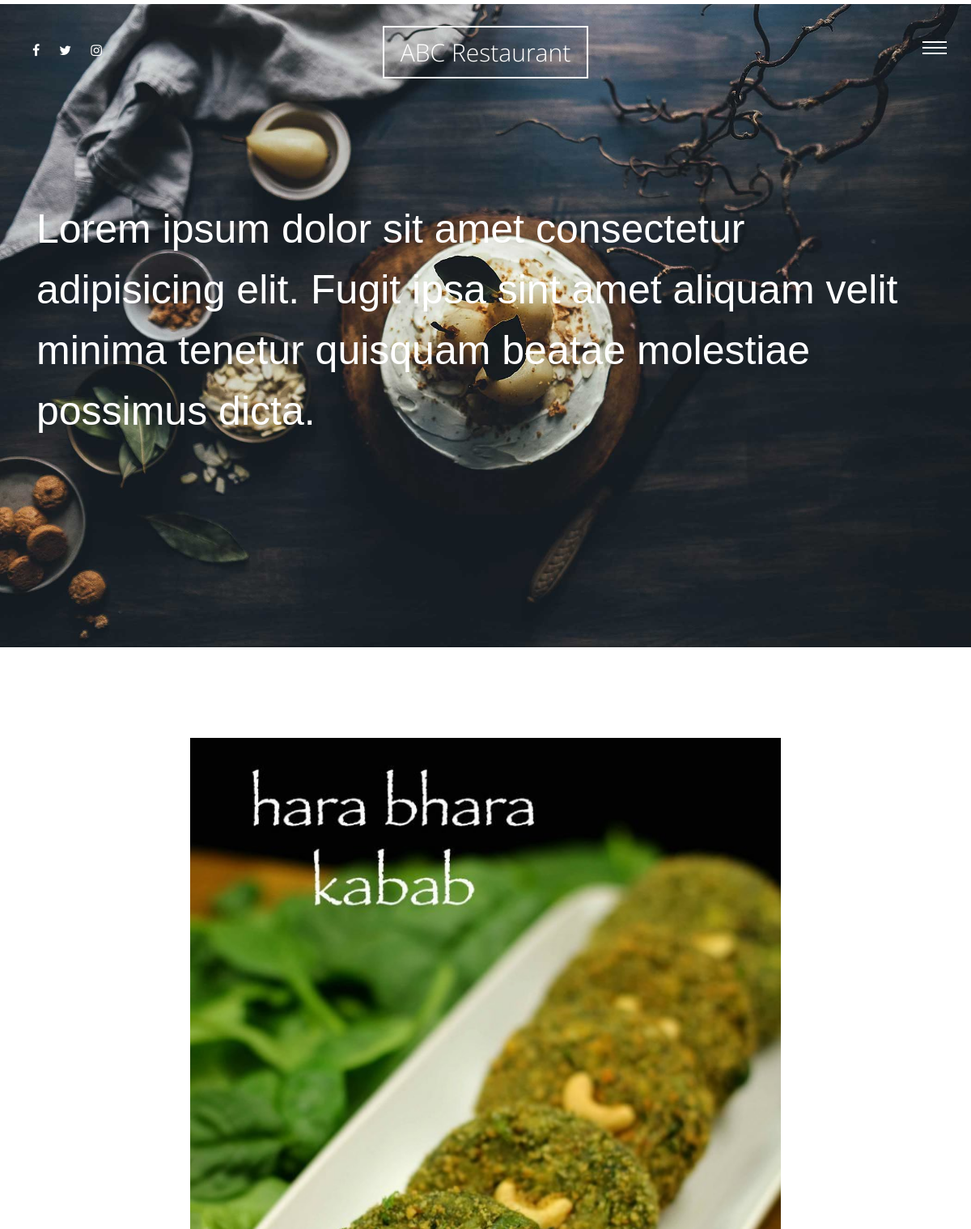
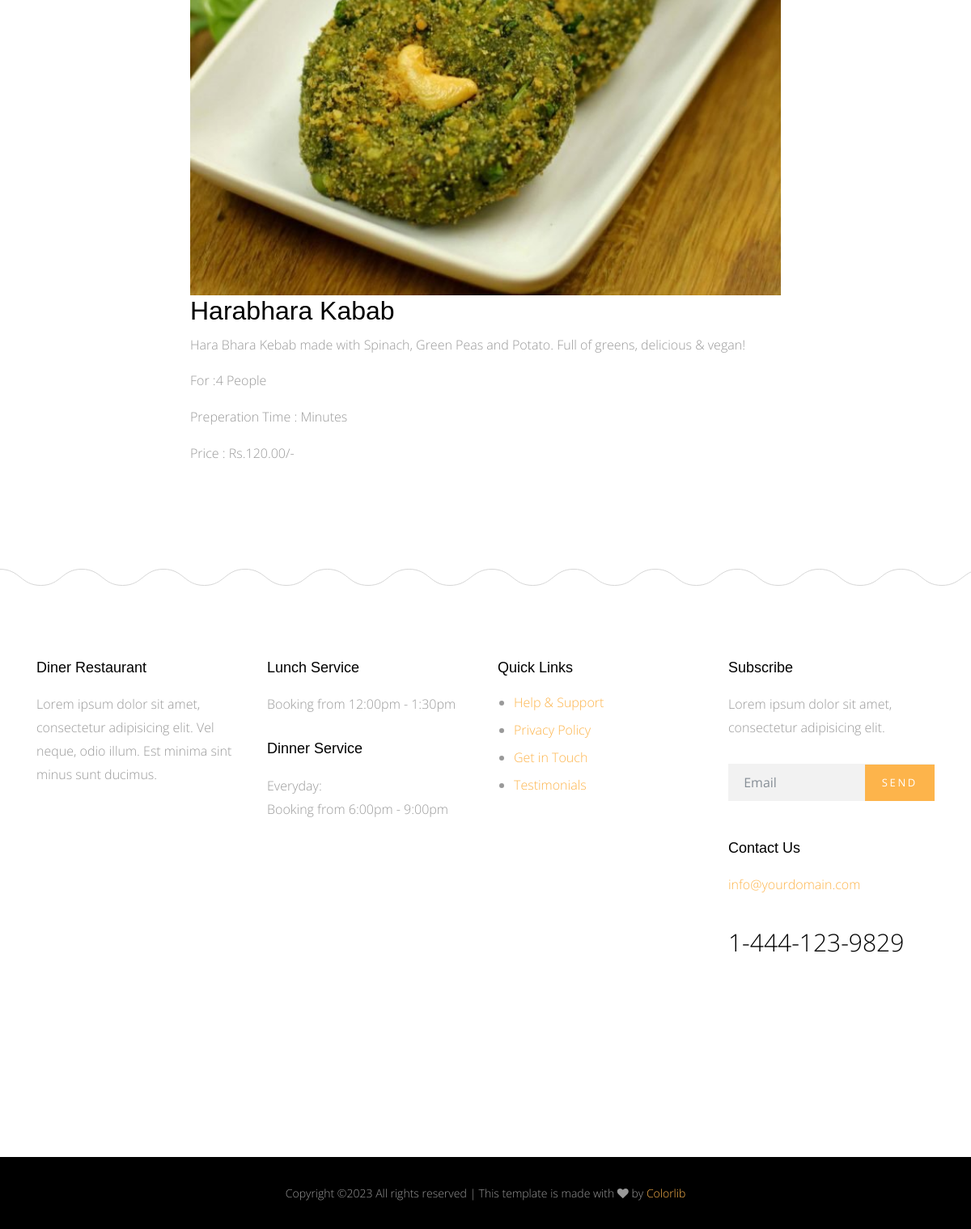
Screenshot of /meals/harabhara-kabab with the database file from the repository (2 pictures, top to bottom).
### meals/models.py (models this page shows, shortened)
class Meals(models.Model):
    name = models.CharField(max_length=50)
    description = models.TextField(max_length=225)
    category = models.ForeignKey('Category',on_delete= models.SET_NULL,null=True)
    people = models.IntegerField()
    price = models.DecimalField(max_digits=5,decimal_places=2)
    preparation_time = models.IntegerField()
    image = models.ImageField(upload_to="meals/")
    slug = models.SlugField(blank=True,null=True)
    class Meta:
        verbose_name = 'meal'
        verbose_name_plural = 'meals'
    def __str__(self):
        return self.name

### meals/views.py (the view)
# urls.py: path('<slug:slug>',views.meal_detail,name='meal_detail'),
def meal_detail(request,slug):
    meal_detail = Meals.objects.get(slug=slug)
    context = {'meal_detail':meal_detail}
    return render(request,'meals/detail.html',context)

### meals/templates/meals/detail.html (shortened to what this page needs)
{% extends 'base.html' %}
{% load static %}
{% block body %}
<div class="main-wrap">
    <div class="cover_1">
        <div class="img_bg" style="background-image: url({% static 'site/img/slider-1.jpg' %})" data-stellar-background-ratio="0.5">
            <div class="container">
                <div class="row align-items-center">
                    <div class="col-md-12" data-aos="fade-up">
                        <h2 class="heading">Lorem ipsum dolor sit amet consectetur adipisicing elit.
                        Fugit ipsa sint amet aliquam velit minima tenetur quisquam beatae molestiae possimus dicta.</h2>
                    </div>
                </div>
            </div>
        </div>
    </div>
    <div class="section">
        <div class="container">
            <div class="row justify-content-center">
                <div class="col-md-8" data-aos="fade-up">
                    <img class="meal_img" src="{{meal_detail.image.url}}" alt="">
                    <h2>{{meal_detail}}</h2>
                    <p>{{meal_detail.description}}</p>
                    <p>For :{{meal_detail.people}} People</p>
                    <p>Preperation Time : {{meal_detail.preperation_time}} Minutes</p>
                    <p>Price : Rs.{{meal_detail.price}}/- </p>
                </div>
            </div>
        </div>
    </div>
</div>
{% endblock body %}

### css/style.css (style rules this page uses)
html { overflow-x: hidden; }
body { background: #fff; font-family: "Open Sans", cursive; font-size: 16px; line-height: 1.8; font-weight: 300; color: #999999; }
h1, h2, h3, h4, h5 { color: #000; font-family: "Playfair Display", Arial, sans-serif; }
.section { padding: 7em 0; }
.cover_1 { position: relative; }
.cover_1 .img_bg { background-repeat: no-repeat; background-size: cover !important; background-position: center center; }
.cover_1 .img_bg, .cover_1 .img_bg > .container > .row { min-height: 700px; height: 100vh; }
.cover_1 .heading { color: white; font-weight: 300; font-size: 30px; line-height: 1.5; }
@media (min-width: 768px) { .cover_1 .heading { font-size: 50px; line-height: 1.5; } }
.meal_img { width: 100% !important ; }

### rows the page displays
Meals: image (picture), name "Harabhara Kabab", description "Hara Bhara Kebab made with Spinach, Green Peas and Potato. Full of greens, delicious & vegan!", people "4", price "120.00"
